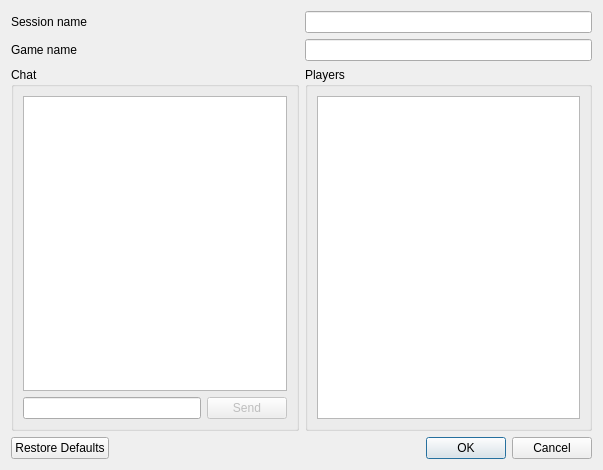
<?xml version="1.0" encoding="UTF-8"?>
<ui version="4.0">
 <class>NetplaySessionDialog</class>
 <widget class="QDialog" name="NetplaySessionDialog">
  <property name="geometry">
   <rect>
    <x>0</x>
    <y>0</y>
    <width>603</width>
    <height>470</height>
   </rect>
  </property>
  <property name="windowTitle">
   <string>Netplay Session</string>
  </property>
  <layout class="QVBoxLayout" name="verticalLayout_3">
   <item>
    <layout class="QHBoxLayout" name="horizontalLayout_3">
     <item>
      <widget class="QLabel" name="label">
       <property name="text">
        <string>Session name</string>
       </property>
      </widget>
     </item>
     <item>
      <widget class="QLineEdit" name="sessionNameLineEdit">
       <property name="sizePolicy">
        <sizepolicy hsizetype="Preferred" vsizetype="Fixed">
         <horstretch>0</horstretch>
         <verstretch>0</verstretch>
        </sizepolicy>
       </property>
       <property name="readOnly">
        <bool>true</bool>
       </property>
      </widget>
     </item>
    </layout>
   </item>
   <item>
    <layout class="QHBoxLayout" name="horizontalLayout_4">
     <item>
      <widget class="QLabel" name="label_2">
       <property name="text">
        <string>Game name</string>
       </property>
      </widget>
     </item>
     <item>
      <widget class="QLineEdit" name="gameNameLineEdit">
       <property name="sizePolicy">
        <sizepolicy hsizetype="Preferred" vsizetype="Fixed">
         <horstretch>0</horstretch>
         <verstretch>0</verstretch>
        </sizepolicy>
       </property>
       <property name="readOnly">
        <bool>true</bool>
       </property>
      </widget>
     </item>
    </layout>
   </item>
   <item>
    <layout class="QHBoxLayout" name="horizontalLayout_2">
     <item>
      <widget class="QGroupBox" name="groupBox_2">
       <property name="title">
        <string>Chat</string>
       </property>
       <layout class="QVBoxLayout" name="verticalLayout_2">
        <item>
         <widget class="QPlainTextEdit" name="chatPlainTextEdit">
          <property name="readOnly">
           <bool>true</bool>
          </property>
         </widget>
        </item>
        <item>
         <layout class="QHBoxLayout" name="horizontalLayout">
          <item>
           <widget class="QLineEdit" name="chatLineEdit"/>
          </item>
          <item>
           <widget class="QPushButton" name="sendPushButton">
            <property name="enabled">
             <bool>false</bool>
            </property>
            <property name="text">
             <string>Send</string>
            </property>
           </widget>
          </item>
         </layout>
        </item>
       </layout>
      </widget>
     </item>
     <item>
      <widget class="QGroupBox" name="groupBox">
       <property name="title">
        <string>Players</string>
       </property>
       <layout class="QVBoxLayout" name="verticalLayout">
        <item>
         <widget class="QListWidget" name="listWidget"/>
        </item>
       </layout>
      </widget>
     </item>
    </layout>
   </item>
   <item>
    <widget class="QDialogButtonBox" name="buttonBox">
     <property name="orientation">
      <enum>Qt::Orientation::Horizontal</enum>
     </property>
     <property name="standardButtons">
      <set>QDialogButtonBox::StandardButton::Cancel|QDialogButtonBox::StandardButton::Ok|QDialogButtonBox::StandardButton::RestoreDefaults</set>
     </property>
     <property name="centerButtons">
      <bool>false</bool>
     </property>
    </widget>
   </item>
  </layout>
 </widget>
 <resources/>
 <connections>
  <connection>
   <sender>buttonBox</sender>
   <signal>accepted()</signal>
   <receiver>NetplaySessionDialog</receiver>
   <slot>accept()</slot>
   <hints>
    <hint type="sourcelabel">
     <x>248</x>
     <y>254</y>
    </hint>
    <hint type="destinationlabel">
     <x>157</x>
     <y>274</y>
    </hint>
   </hints>
  </connection>
  <connection>
   <sender>buttonBox</sender>
   <signal>rejected()</signal>
   <receiver>NetplaySessionDialog</receiver>
   <slot>reject()</slot>
   <hints>
    <hint type="sourcelabel">
     <x>316</x>
     <y>260</y>
    </hint>
    <hint type="destinationlabel">
     <x>286</x>
     <y>274</y>
    </hint>
   </hints>
  </connection>
 </connections>
</ui>
